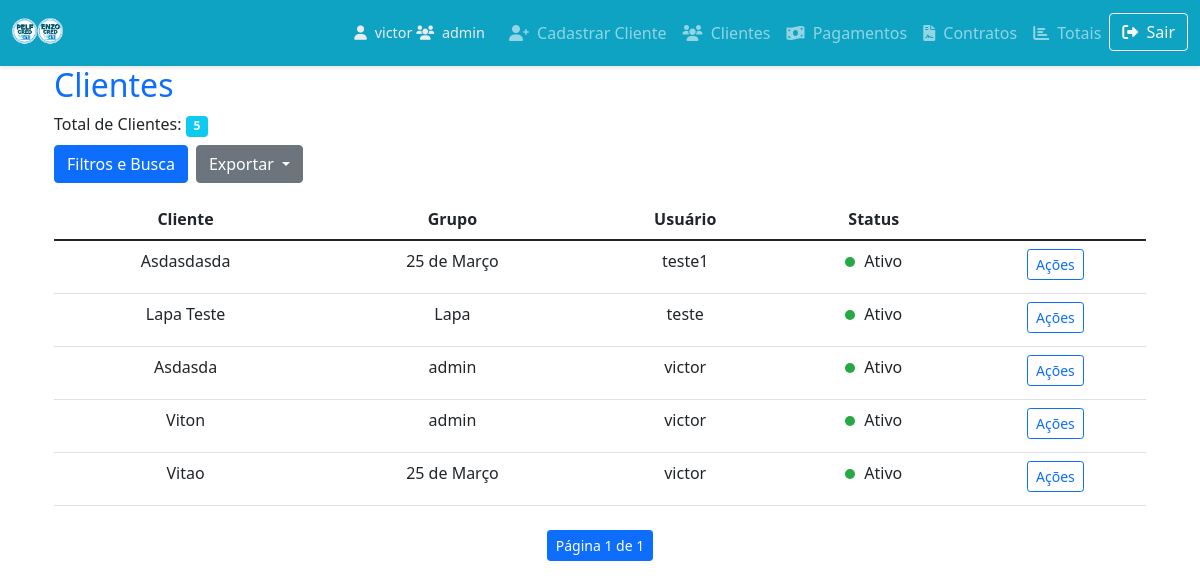
The page /lista_clientes/ (signed in) on the database as committed earlier.
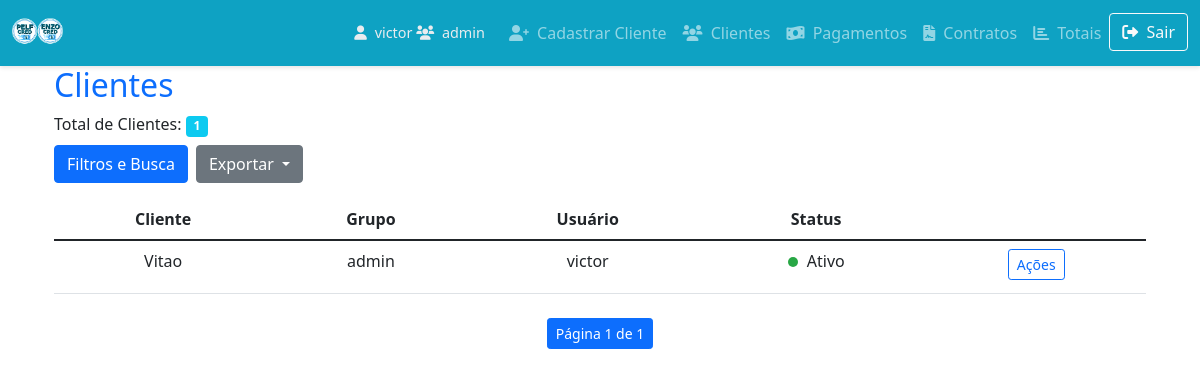
The same page on the database as committed later.
### PELFCRED/models.py (models this page shows, shortened)
class Cliente(models.Model):
    cpf = models.CharField(
        max_length=11,
        primary_key=True,
        error_messages={
            'unique': "Cpf já cadastrado."
        }
    )
    nome = models.CharField(max_length=100, null=True, blank=True)  # Nome completo
    apelido = models.CharField(max_length=50, null=True, blank=True)  # Apelido
    documento = models.CharField(max_length=20, null=True, blank=True)  # Documento (opcional)
    cnpj = models.CharField(max_length=14, null=True, blank=True)  # CNPJ (opcional)
    telefone = models.CharField(max_length=11, null=True, blank=True)  # Telefone (opcional)
    telefone2 = models.CharField(max_length=11, null=True, blank=True)  # Telefone 2 (opcional)
    endereco = models.CharField(max_length=200, null=True, blank=True)  # Endereço (opcional)
    numero_endereco = models.CharField(max_length=10, null=True, blank=True)  # Número do Endereço (opcional)
    cep = models.CharField(max_length=8, null=True, blank=True)  # CEP (opcional)
    bairro = models.CharField(max_length=100, null=True, blank=True)  # Bairro (opcional)
    complemento = models.CharField(max_length=100, null=True, blank=True)  # Complemento (opcional)
    uf = models.CharField(max_length=2, null=True, blank=True)  # UF (opcional)
    cidade = models.CharField(max_length=100, null=True, blank=True)  # Cidade (opcional)
    email = models.EmailField(null=True, blank=True)  # E-Mail (opcional)
    bloqueado = models.BooleanField(default=False)  # Bloqueado? (campo booleano)
    data_registro = models.DateTimeField(auto_now_add=True)  # Data de Registro (automático)
    grupo = models.ForeignKey(Group, on_delete=models.CASCADE, null=True, blank=True)  # Associar cada cliente a um grupo
    usuario = models.ForeignKey(User, on_delete=models.CASCADE, null=True, blank=True)  # Associar cada cliente a um usuário
    vinculo_telefone2 = models.CharField(max_length=100, null=True, blank=True)  # Campo para o vínculo ou parentesco
    STATUS_RELATORIO_CHOICES = [
        ('NV', 'Novo'),
        ('R', 'Renovado'),
        ('NG', 'Negociado'),
        ('AC', 'Finalizado'),
    ]
    status_relatorio = models.CharField(max_length=10, choices=STATUS_RELATORIO_CHOICES, default='Outro')

### PELFCRED/views.py (the view)
# urls.py: path('lista_clientes/', views.lista_clientes, name='lista_clientes'),
@login_required
def lista_clientes(request):
    status_selecionado = request.GET.get('status', '')
    search_query = request.GET.get('search', '')
    grupo_selecionado = request.GET.get('grupo', '')
    usuario_selecionado = request.GET.get('usuario', '')
    data_inicio = request.GET.get('data_inicio', '')
    data_fim = request.GET.get('data_fim', '')
    dias_semana = request.GET.get('dias_semana', '')
    user_group = request.user.groups.first()
    clientes = Cliente.objects.select_related('grupo', 'usuario').all()
    clientes = Cliente.objects.filter(grupo=user_group)
    if not request.user.is_superuser:
        user_group = request.user.groups.first()
        clientes = clientes.filter(grupo=user_group)
    else:
        clientes = Cliente.objects.all()
    if search_query:
        clientes = clientes.filter(
            Q(nome__icontains=search_query) |
            Q(apelido__icontains=search_query) |
            Q(cpf__icontains=search_query)
        )
    if grupo_selecionado:
        clientes = clientes.filter(grupo__name=grupo_selecionado)
    if usuario_selecionado:
        clientes = clientes.filter(usuario__username=usuario_selecionado)
    if status_selecionado == 'NV':
        clientes = clientes.filter(status_relatorio='NV')
    elif status_selecionado == 'ativo':
        clientes = clientes.filter(bloqueado=False)
    elif status_selecionado == 'inativo':
        clientes = clientes.filter(bloqueado=True)
    if dias_semana:
        clientes = clientes.filter(emprestimo__dias_semana__icontains=dias_semana)
    if data_inicio and data_fim:
        data_inicio_parsed = parse_date(data_inicio)
        data_fim_parsed = parse_date(data_fim)
        if data_inicio_parsed and data_fim_parsed:
            clientes = clientes.filter(data_registro__range=[data_inicio_parsed, data_fim_parsed])
    clientes = clientes.order_by('nome')
    paginator = Paginator(clientes, 10)
    page = request.GET.get('page')
    try:
        clientes = paginator.page(page)
    except PageNotAnInteger:
        clientes = paginator.page(1)
    except EmptyPage:
        clientes = paginator.page(paginator.num_pages)
    total_clientes = clientes.paginator.count
    grupos = Group.objects.all()
    usuarios = User.objects.all()
    return render(request, 'lista_clientes.html', {
        'clientes': clientes,
        'grupos': grupos,
        'usuarios': usuarios,
        'grupo_selecionado': grupo_selecionado,
        'usuario_selecionado': usuario_selecionado,
        'status_selecionado': status_selecionado,  # Adiciona o status selecionado no contexto
        'data_inicio': data_inicio,  # Adiciona a data de início no contexto
        'data_fim': data_fim,  # Adiciona a data de fim no contexto
        'total_clientes': total_clientes,
    })

### PELFCRED/context_processors.py (called while the page is built)
def admin_status(request):
    is_admin = request.user.is_authenticated and (request.user.is_superuser or request.user.groups.filter(name='admin').exists())
    return {'is_admin': is_admin}

### PELFCRED/templatetags/custom_filters.py (called while the page is built)
@register.filter(name='somente_numeros')
def somente_numeros(value):
    return re.sub(r'\D', '', str(value))

### PELFCRED/templates/lista_clientes.html (shortened to what this page needs)
{% extends 'base.html' %}
{% load custom_filters %}
{% block content %}
    <div class="container">
        <h2 class="mb-2 text-primary">Clientes</h2>
        <p class="mb-2">Total de Clientes: <span class="badge bg-info">{{ total_clientes }}</span></p>
        <div class="d-flex mb-3">
            <button type="button" class="btn btn-primary me-2" data-bs-toggle="modal" data-bs-target="#filterModal">
                Filtros e Busca
            </button>
            <div class="dropdown">
                <button class="btn btn-secondary dropdown-toggle" type="button" id="exportDropdown" data-bs-toggle="dropdown" aria-expanded="false">
                    Exportar
                </button>
            </div>
        </div>
        <div class="table-responsive">
            <table class="table">
                <thead class="table">
                    <tr>
                        <th>Cliente</th>
                        <th>Grupo</th>
                        <th>Usuário</th>
                        <th>Status</th>
                    </tr>
                </thead>
                <tbody>
                    {% if clientes %}
                        {% for cliente in clientes %}
                            <tr id="cliente-row-{{ cliente.cpf }}">
                                <td>{{ cliente.apelido }}</td>
                                <td>{{ cliente.grupo.name }}</td>
                                <td>{{ cliente.usuario.username }}</td>
                                <td>
                                    <span class="status-dot {% if not cliente.bloqueado %}status-dot-active{% else %}status-dot-inactive{% endif %}"></span>
                                    {% if not cliente.bloqueado %}
                                        Ativo
                                    {% else %}
                                        Inativo
                                    {% endif %}
                                </td>
                                <td>
                                    <button type="button" class="btn btn-outline-primary btn-sm" data-bs-toggle="modal" data-bs-target="#acaoModal{{ cliente.cpf }}">
                                        Ações
                                    </button>
                                </td>
                            </tr>
                        {% endfor %}
                    {% else %}
                        <tr>
                            <td colspan="7" class="text-center">Nenhum cliente encontrado.</td>
                        </tr>
                    {% endif %}
                </tbody>
            </table>
        </div>
        <nav aria-label="Page navigation" class="mt-2">
            <ul class="pagination pagination-sm justify-content-center flex-wrap">
                <li class="page-item active" aria-current="page">
                    <span class="page-link">
                        Página {{ clientes.number }} de {{ clientes.paginator.num_pages }}
                    </span>
                </li>
            </ul>
        </nav>
    </div>
{% endblock %}

Rows that differ between the two databases and show on the page:
removed Cliente: apelido "Asdasdasda", grupo.name "25 de Março", usuario.username "teste1", bloqueado False (drawn)
removed Cliente: apelido "Lapa Teste", grupo.name "Lapa", usuario.username "teste", bloqueado False (drawn)
removed Cliente: apelido "Asdasda", grupo.name "admin", usuario.username "victor", bloqueado False (drawn)
removed Cliente: apelido "Viton", grupo.name "admin", usuario.username "victor", bloqueado False (drawn)
changed Cliente "Vitao": grupo.name "25 de Março" → "admin"
Other text that changed with them:
{{ total_clientes }}: "5" → "1"
